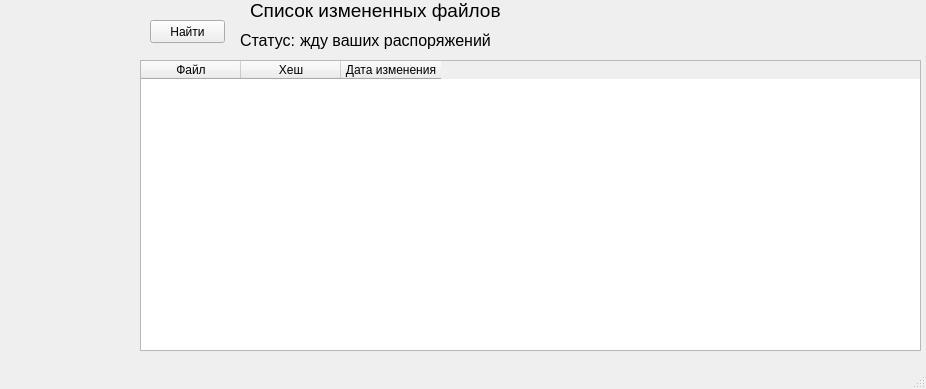
<?xml version="1.0" encoding="UTF-8"?>
<ui version="4.0">
 <class>MainWindow</class>
 <widget class="QMainWindow" name="MainWindow">
  <property name="windowModality">
   <enum>Qt::ApplicationModal</enum>
  </property>
  <property name="geometry">
   <rect>
    <x>0</x>
    <y>0</y>
    <width>926</width>
    <height>389</height>
   </rect>
  </property>
  <property name="windowTitle">
   <string>Проверка изменений базы - Cat Guardian</string>
  </property>
  <widget class="QWidget" name="centralwidget">
   <widget class="QLabel" name="label_6">
    <property name="geometry">
     <rect>
      <x>240</x>
      <y>30</y>
      <width>61</width>
      <height>21</height>
     </rect>
    </property>
    <property name="font">
     <font>
      <family>Arial</family>
      <pointsize>12</pointsize>
     </font>
    </property>
    <property name="text">
     <string>Статус:</string>
    </property>
   </widget>
   <widget class="QLabel" name="label_4">
    <property name="geometry">
     <rect>
      <x>250</x>
      <y>0</y>
      <width>251</width>
      <height>21</height>
     </rect>
    </property>
    <property name="font">
     <font>
      <family>Arial</family>
      <pointsize>14</pointsize>
     </font>
    </property>
    <property name="text">
     <string>Список измененных файлов</string>
    </property>
   </widget>
   <widget class="QTableWidget" name="tbIzmFiles">
    <property name="geometry">
     <rect>
      <x>140</x>
      <y>60</y>
      <width>781</width>
      <height>291</height>
     </rect>
    </property>
    <property name="sizePolicy">
     <sizepolicy hsizetype="Expanding" vsizetype="Expanding">
      <horstretch>0</horstretch>
      <verstretch>0</verstretch>
     </sizepolicy>
    </property>
    <property name="sortingEnabled">
     <bool>true</bool>
    </property>
    <property name="wordWrap">
     <bool>false</bool>
    </property>
    <attribute name="horizontalHeaderCascadingSectionResizes">
     <bool>false</bool>
    </attribute>
    <attribute name="horizontalHeaderStretchLastSection">
     <bool>false</bool>
    </attribute>
    <column>
     <property name="text">
      <string>Файл</string>
     </property>
    </column>
    <column>
     <property name="text">
      <string>Хеш</string>
     </property>
    </column>
    <column>
     <property name="text">
      <string>Дата изменения</string>
     </property>
    </column>
   </widget>
   <widget class="QLabel" name="label_7">
    <property name="geometry">
     <rect>
      <x>300</x>
      <y>30</y>
      <width>301</width>
      <height>21</height>
     </rect>
    </property>
    <property name="font">
     <font>
      <family>Arial</family>
      <pointsize>12</pointsize>
     </font>
    </property>
    <property name="text">
     <string>жду ваших распоряжений</string>
    </property>
   </widget>
   <widget class="QLabel" name="label_8">
    <property name="geometry">
     <rect>
      <x>-20</x>
      <y>40</y>
      <width>181</width>
      <height>251</height>
     </rect>
    </property>
    <property name="font">
     <font>
      <family>Arial</family>
      <pointsize>12</pointsize>
     </font>
    </property>
    <property name="text">
     <string/>
    </property>
    <property name="pixmap">
     <pixmap>ui/image/3.png</pixmap>
    </property>
    <property name="scaledContents">
     <bool>true</bool>
    </property>
   </widget>
   <widget class="QPushButton" name="pbFind">
    <property name="geometry">
     <rect>
      <x>150</x>
      <y>20</y>
      <width>75</width>
      <height>23</height>
     </rect>
    </property>
    <property name="text">
     <string>Найти</string>
    </property>
   </widget>
  </widget>
  <widget class="QMenuBar" name="menubar">
   <property name="geometry">
    <rect>
     <x>0</x>
     <y>0</y>
     <width>926</width>
     <height>21</height>
    </rect>
   </property>
  </widget>
  <widget class="QStatusBar" name="statusbar"/>
 </widget>
 <resources/>
 <connections/>
</ui>
